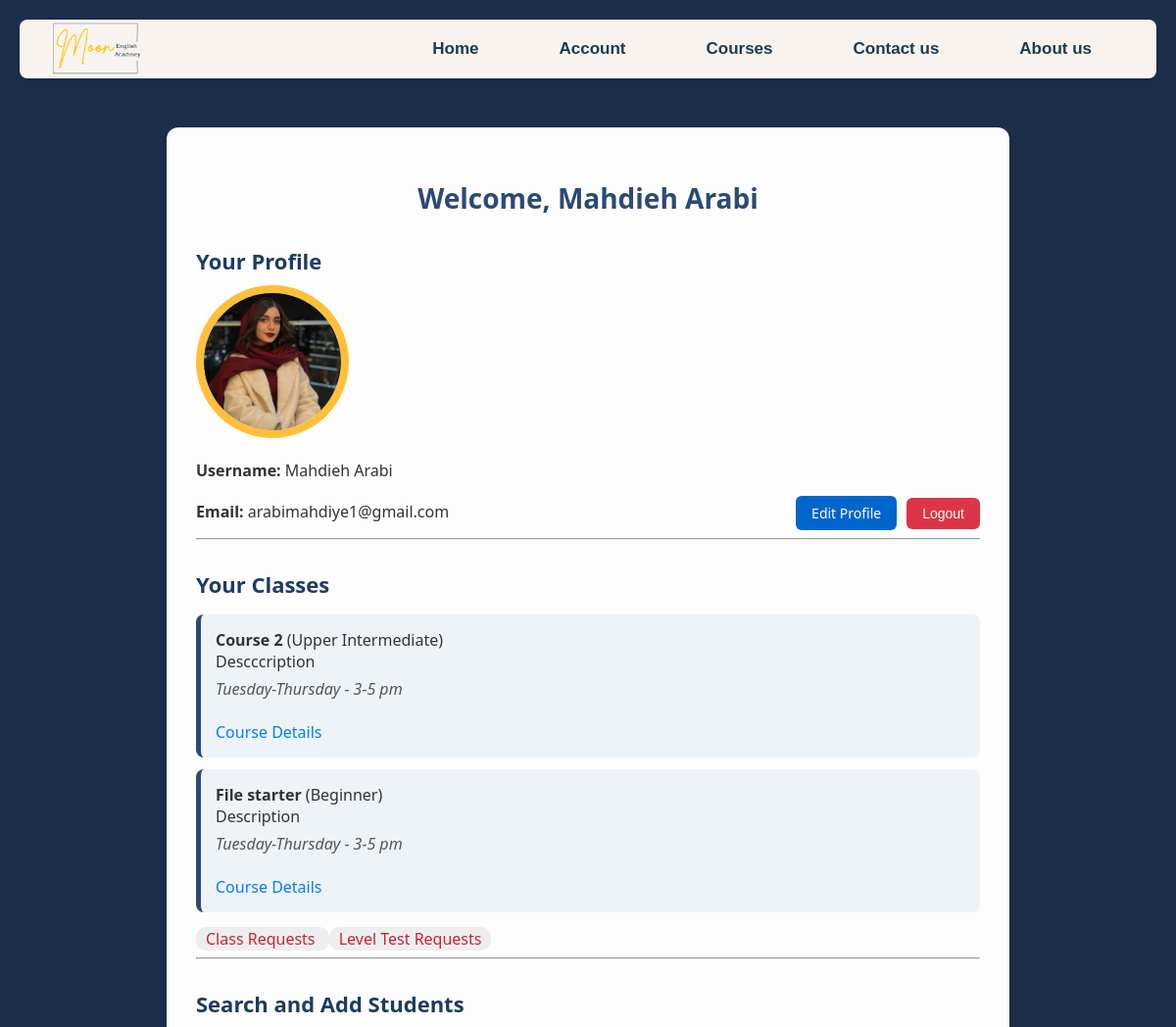
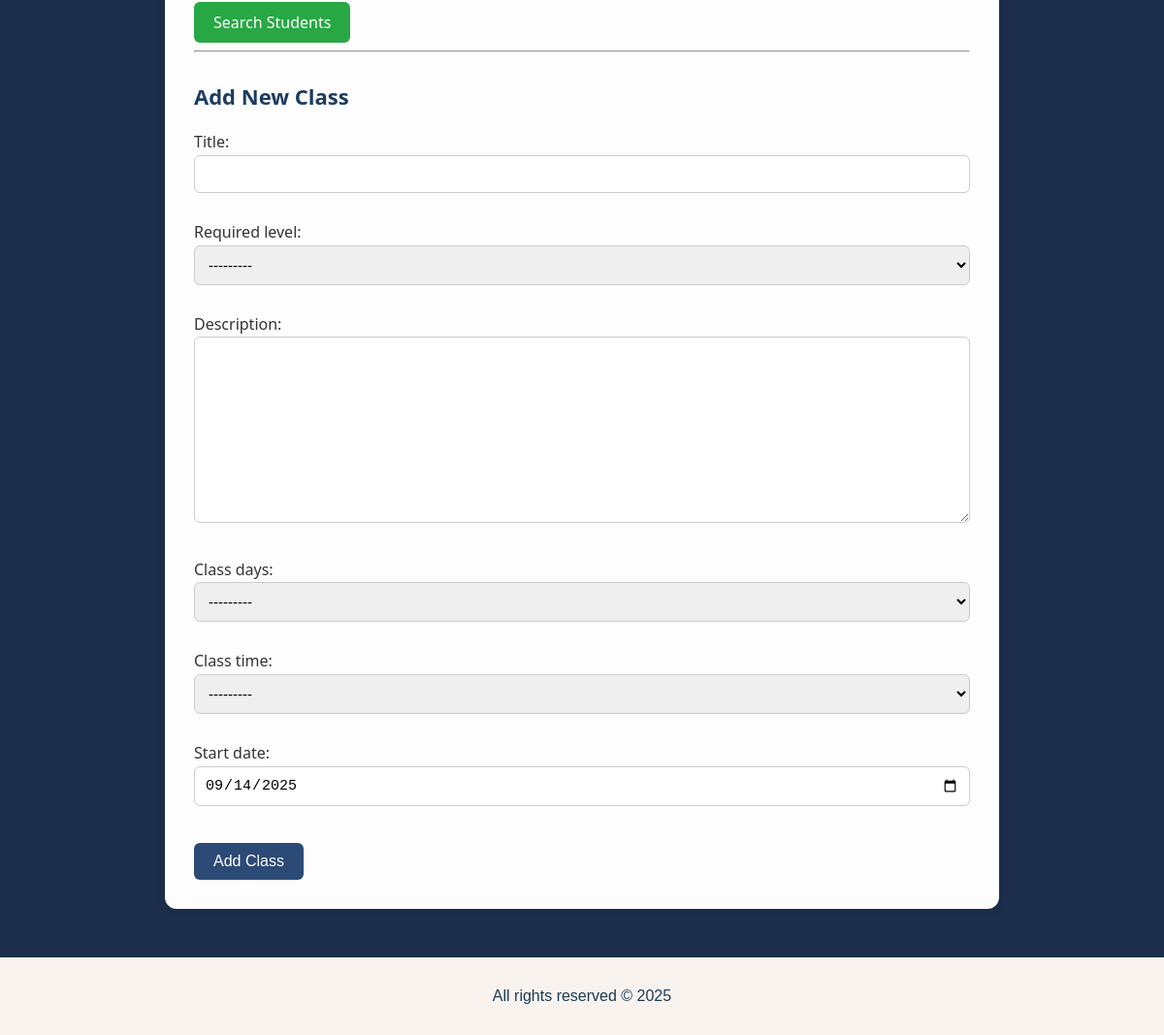
Screenshot of /teacher_dashboard/ (signed in) with the database file from the repository (2 pictures, top to bottom).
### main/models.py (models this page shows, shortened)
class CustomUser(AbstractUser):
    user_type = models.CharField(max_length=10, choices=USER_TYPE_CHOICES)
    level = models.CharField(max_length=30, choices=ENGLISH_LEVELS, blank=True, null=True)
    profile_image = models.ImageField(upload_to='profile_pics/', default='profile_pics/default.png', blank=True)
    rating = models.FloatField(default=0.0)

class Course(models.Model):
    LEVEL_CHOICES = [
        ('Beginner', 'Beginner'),
        ('Elementary', 'Elementary'),
        ('Intermediate', 'Intermediate'),
        ('Upper Intermediate', 'Upper Intermediate'),
        ('Advanced', 'Advanced'),
    ]
    DAYS_CHOICES = [
        ('Monday-Wednesday', 'Monday-Wednesday'),
        ('Tuesday-Thursday', 'Tuesday-Thursday'),
        ('Only Fridays', 'Only Fridays'),
    ]
    TIME_CHOICES = [
        ('8-10 am', '8-10 am'),
        ('10-12 am', '10-12 am'),
        ('1-3 pm', '1-3 pm'),
        ('3-5 pm', '3-5 pm'),
        ('5-7 pm', '5-7 pm'),
        ('8-12 am', '8-12 am'),
    ]
    title = models.CharField(max_length=100)
    required_level = models.CharField(max_length=20, choices=LEVEL_CHOICES)
    description = models.TextField()
    class_days = models.CharField(max_length=100, choices=DAYS_CHOICES)
    class_time = models.CharField(max_length=50, choices=TIME_CHOICES)
    teacher = models.ForeignKey(User, on_delete=models.CASCADE, limit_choices_to={'user_type': 'teacher'})
    students = models.ManyToManyField(settings.AUTH_USER_MODEL, blank=True, related_name='enrolled_courses')
    join_link = models.URLField(default="#")
    start_date = models.DateField(default=timezone.now)

### main/views.py (the view)
# urls.py: path('teacher_dashboard/', views.teacher_dashboard, name='teacher_dashboard'),
@login_required
def teacher_dashboard(request):
    if request.user.user_type != 'teacher':
        return redirect('home')
    t = User.objects.get(username='Mahdieh Arabi')
    courses = Course.objects.filter(teacher=request.user)
    unseen_count = EnrollmentRequest.objects.filter(course__in=courses, is_seen=False).count()
    unseen_level_test = PlacementTestReservation.objects.filter(assigned_teacher=t, is_seen=False).count()
    if request.method == 'POST':
        form = CourseForm(request.POST)
        if form.is_valid():
            course = form.save(commit=False)
            course.teacher = request.user
            course.save()
            return redirect('teacher_dashboard')
    else:
        form = CourseForm()
    return render(request, 'teacher_dashboard.html', {
        'form': form,
        'courses': courses,
        'unseen_count': unseen_count,
        'unseen_level_test': unseen_level_test
    })

### main/forms.py
class CourseForm(forms.ModelForm):
    class Meta:
        model = Course
        fields = ['title', 'required_level', 'description', 'class_days', 'class_time', 'start_date']
        widgets = {
            'start_date': forms.DateInput(attrs={'type': 'date'}),
        }

### templates/teacher_dashboard.html (shortened to what this page needs)
{% extends 'base.html' %}
{% load static %}
{% block extra_css %}
    <link rel="stylesheet" href="{% static 'css/teacher_dashboard.css' %}">
{% endblock %}
{% block content %}
<div class="dashboard-container">
    <h2>Welcome, {{ user.username }}</h2>
    <h3>Your Profile</h3>
    <img src="{{ user.profile_image.url }}" alt="Profile Image" class="profile-picture"/>
    <p><strong>Username:</strong> {{ user.username }}</p>
    <p><strong>Email:</strong> {{ user.email }}</p>
    <div class="profile-actions">
        <form method="post" action="{% url 'logout' %}">
            <button type="submit" class="logout-button">Logout</button>
        </form>
        <a href="{% url 'edit_profile' %}" class="edit-profile">Edit Profile</a>
    </div>
    <hr>
    <h3>Your Classes</h3>
    <ul>
        {% for course in courses %}
            <li>
                <strong>{{ course.title }}</strong> ({{ course.required_level }})<br>
                {{ course.description }}<br>
                <em>{{ course.class_days }} - {{ course.class_time }}</em><br>
                <a href="{% url 'course_detail' course.id %}" class="btn-course-details">Course Details</a>
            </li>
        {% empty %}
            <li>No classes yet.</li>
        {% endfor %}
    </ul>
    <a href="{% url 'teacher_requests' %}" class="requests-btn">
    Class Requests
    </a>
    <a href="{% url 'level_requests' %}" class="requests-btn">
        Level Test Requests
    </a>
    <hr>
    <h3>Search and Add Students</h3>
    <a href="{% url 'search_students' %}" class="btn-search-students">Search Students</a>
    <hr>
    <h3>Add New Class</h3>
    <form method="post">
        {{ form.as_p }}
        <button type="submit">Add Class</button>
    </form>
</div>
{% endblock %}

### static/css/style.css (style rules this page uses)
body { font-family: Arial, sans-serif; background-color: #1c2e4a; color: #1B3C53; margin: 0; padding: 0; direction: ltr; text-align: left; position: relative; }

### static/css/teacher_dashboard.css (style rules this page uses)
.dashboard-container { max-width: 800px; margin: 50px auto; padding: 30px; background-color: #fdfdfd; border-radius: 12px; box-shadow: 0 2px 10px rgba(0, 0, 0, 0.1); font-family: "Segoe UI", Tahoma, Geneva, Verdana, sans-serif; color: #333; }
.dashboard-container h2 { font-size: 28px; margin-bottom: 20px; color: #2b4a75; text-align: center; }
.dashboard-container h3 { font-size: 22px; margin-top: 30px; margin-bottom: 10px; color: #1c3c61; }
.dashboard-container p { font-size: 16px; line-height: 1.6; }
.dashboard-container a { color: #007bff; text-decoration: none; font-weight: 500; }
.dashboard-container ul { list-style-type: none; padding: 0; }
.dashboard-container li { background-color: #eef3f8; padding: 15px; border-radius: 8px; margin-bottom: 12px; border-left: 5px solid #2b4a75; }
.dashboard-container em { display: block; margin-top: 6px; font-style: italic; color: #555; }
form { margin-top: 20px; }
form button { padding: 10px 20px; background-color: #2b4a75; color: white; border: none; border-radius: 6px; cursor: pointer; font-size: 16px; margin-top: 10px; }
input, select, textarea { width: 100%; padding: 10px; border-radius: 6px; border: 1px solid #ccc; margin-bottom: 12px; font-size: 15px; box-sizing: border-box; }
.btn-search-students { color: white !important; display: inline-block; padding: 10px 20px; background-color: #28a745; border-radius: 6px; text-decoration: none !important; font-weight: 500; font-size: 16px; margin-top: 1px; transition: background-color 0.3s ease; }
.requests-btn { position: relative; padding: 1px 10px; background-color: #eee; text-decoration: none; border-radius: 10px; color: #c82333 !important; }
.profile-actions { display: flex; -webkit-flex-direction: row-reverse; margin-top: -75px; align-items:center; gap: 10px; }
.logout-button { background-color: #dc3545; color: white; border: none; padding: 8px 16px; font-size: 14px; border-radius: 6px; cursor: pointer; transition: background-color 0.3s ease; }
.edit-profile { background-color: #0066cc; color: white !important; border: none; padding: 8px 16px; font-size: 14px; border-radius: 6px; cursor: pointer; margin-top: 30px; transition: background-color 0.3s ease; }
.profile-picture { width: 140px; height: 140px; border-radius: 50%; object-fit: cover; border: 8px solid rgba(255, 184, 35, 0.9); }

### rows the page displays
CustomUser: username "Mahdieh Arabi", profile_image (picture), email "arabimahdiye1@gmail.com"
Course: title "Course 2", required_level "Upper Intermediate", description "Descccription", class_days "Tuesday-Thursday", class_time "3-5 pm"
Course: title "File starter", required_level "Beginner", description "Description", class_days "Tuesday-Thursday", class_time "3-5 pm"
